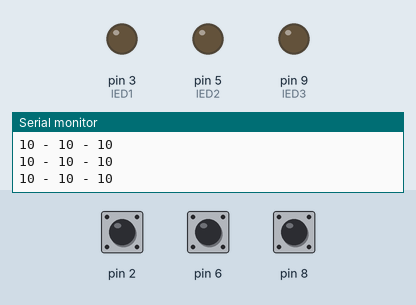
Recording of a sketch running on a simulated Arduino Uno, built with avr-gcc and run on an emulated ATmega328P. Parts: output pins drawn as LEDs (lit = HIGH), the last lines printed to the serial monitor. The test bench sets the inputs (shaded band); at power-on: pin 2 HIGH, pin 8 HIGH, pin 6 HIGH.

Above: at 1.2 s.
1.3 s: pin 2 pulled LOW for 0.15 s
At 1.38 s:
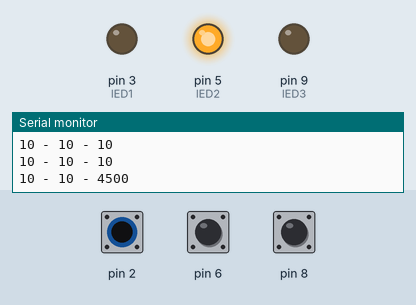
2.9 s: pin 8 pulled LOW for 1 s
At 3.5 s:
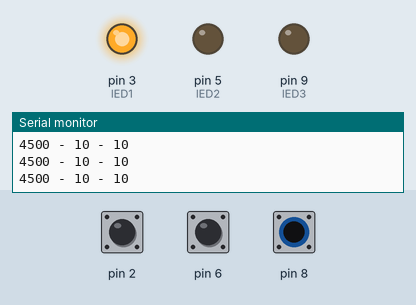
5.4 s: pin 6 pulled LOW for 1 s
At 7.2 s:
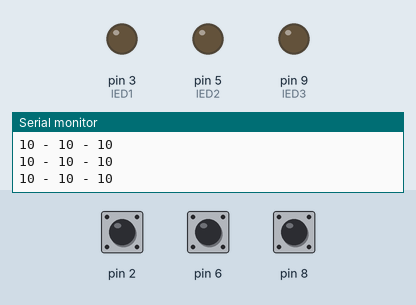
9.4 s: pin 6 pulled LOW for 0.15 s
At 10.0 s:
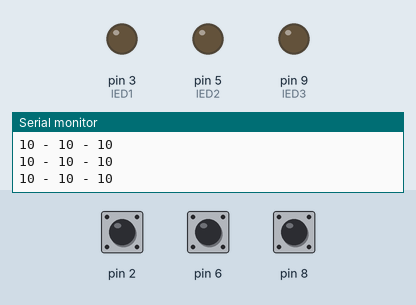
12.5 s: pin 2 pulled LOW for 1 s
At 13.3 s:
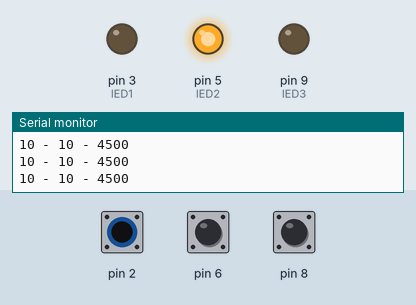
16.5 s: pin 2 pulled LOW for 3.2 s
At 20.8 s:
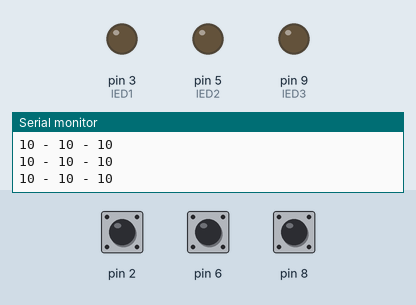
Timing chart, 0 to 22.2 s (numbered marks = the images above; inputs shaded):
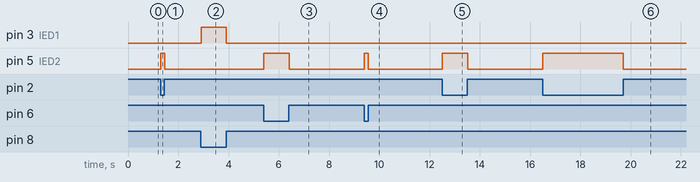

The sketch:

Multiscapes_CS_Example.ino
```cpp
#include <CapacitiveSensor.h>


CapacitiveSensor   cs1 = CapacitiveSensor(4, 8);       // 10M resistor between pins 4 & 2, pin 2 is sensor pin
CapacitiveSensor   cs2 = CapacitiveSensor(4, 6);
CapacitiveSensor   cs3 = CapacitiveSensor(4, 2);

int lED1 = 3;
int lED2 = 5;
int lED3 = 9;

//int ledPins[] = {3, 5, 9};
//int pinCount = 3;


void setup()
{
//  for (int thisPin = 0; thisPin < pinCount; thisPin++) {
//    pinMode(ledPins, OUTPUT);
//  }
pinMode(lED1, OUTPUT);
pinMode(lED2, OUTPUT);
pinMode(lED3, OUTPUT);

Serial.begin(9600);
}

void loop()
{
  long start = millis();
  long val1 =  cs1.capacitiveSensor(30);
  long val2 =  cs2.capacitiveSensor(30);
  long val3 =  cs3.capacitiveSensor(30);

  if (val1 >= 100 && val2 <= 100 && val3 <= 100) {
    digitalWrite(lED1, HIGH);
    digitalWrite(lED2, LOW);
    digitalWrite(lED3, LOW);
  }

  else if ((val2 >= 100 && val1 <= 100) || (val3 >= 100 && val1 <=100)) {
    digitalWrite(lED1, LOW);
    digitalWrite(lED2, HIGH);
    digitalWrite(lED3, LOW);
  }


  else if (val1 >= 100 && val3 >= 100 && val2 <= 100) {
      digitalWrite(lED1, LOW);
      digitalWrite(lED2, LOW);
      digitalWrite(lED3, HIGH);
    }
    else {
      digitalWrite(lED1, LOW);
      digitalWrite(lED2, LOW);
      digitalWrite(lED3, LOW);
    }

    //  Serial.print(millis() - start);        // check on performance in milliseconds
    //  Serial.print("\t");                    // tab character for debug windown spacing

    Serial.print(val1);
    Serial.print(" - ");
    Serial.print(val2);
    Serial.print(" - ");
    Serial.print(val3);
    Serial.println();
  }
```

Measured:
- after the input at 1.3 s, pin 5 (lED2): LOW → HIGH at once, → LOW 0.15 s later
- after the input at 2.9 s, pin 3 (lED1): LOW → HIGH at once, → LOW 1.0 s later
- after the input at 5.4 s, pin 5 (lED2): LOW → HIGH at once, → LOW 1.0 s later
- after the input at 9.4 s, pin 5 (lED2): LOW → HIGH at once, → LOW 0.15 s later
- after the input at 12.5 s, pin 5 (lED2): LOW → HIGH at once, → LOW 1.0 s later
- after the input at 16.5 s, pin 5 (lED2): LOW → HIGH at once, → LOW 3.2 s later
